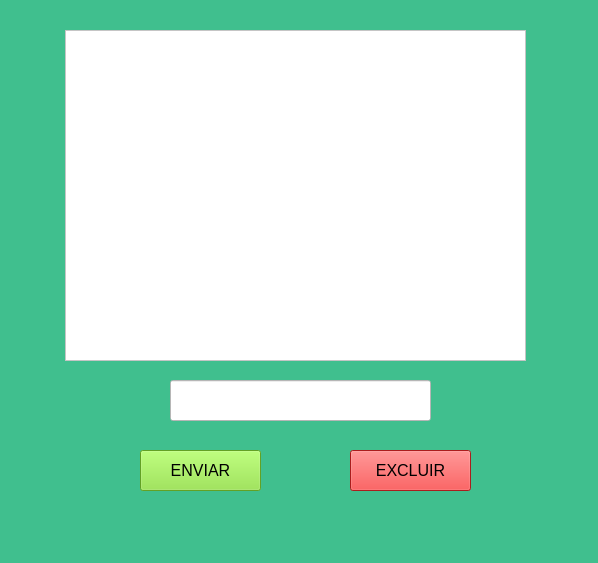
<?xml version="1.0" encoding="UTF-8"?>
<ui version="4.0">
 <class>MainWindow</class>
 <widget class="QMainWindow" name="MainWindow">
  <property name="geometry">
   <rect>
    <x>0</x>
    <y>0</y>
    <width>598</width>
    <height>563</height>
   </rect>
  </property>
  <property name="windowTitle">
   <string>MainWindow</string>
  </property>
  <property name="styleSheet">
   <string notr="true">background-color: rgb(64, 191, 142);</string>
  </property>
  <widget class="QWidget" name="centralwidget">
   <widget class="QListWidget" name="listWidget">
    <property name="geometry">
     <rect>
      <x>65</x>
      <y>30</y>
      <width>461</width>
      <height>331</height>
     </rect>
    </property>
    <property name="font">
     <font>
      <pointsize>13</pointsize>
     </font>
    </property>
    <property name="styleSheet">
     <string notr="true">background-color: rgb(255, 255, 255);
border-color: rgb(0, 0, 0);</string>
    </property>
   </widget>
   <widget class="QLineEdit" name="lineEdit">
    <property name="geometry">
     <rect>
      <x>170</x>
      <y>380</y>
      <width>261</width>
      <height>41</height>
     </rect>
    </property>
    <property name="font">
     <font>
      <pointsize>13</pointsize>
     </font>
    </property>
    <property name="styleSheet">
     <string notr="true">background-color: rgb(255, 255, 255);</string>
    </property>
   </widget>
   <widget class="QPushButton" name="pushButton">
    <property name="geometry">
     <rect>
      <x>140</x>
      <y>450</y>
      <width>121</width>
      <height>41</height>
     </rect>
    </property>
    <property name="font">
     <font>
      <pointsize>12</pointsize>
     </font>
    </property>
    <property name="styleSheet">
     <string notr="true">background-color: rgb(138, 226, 52);</string>
    </property>
    <property name="text">
     <string>ENVIAR</string>
    </property>
   </widget>
   <widget class="QPushButton" name="pushButton_2">
    <property name="geometry">
     <rect>
      <x>350</x>
      <y>450</y>
      <width>121</width>
      <height>41</height>
     </rect>
    </property>
    <property name="font">
     <font>
      <pointsize>12</pointsize>
     </font>
    </property>
    <property name="styleSheet">
     <string notr="true">background-color: rgb(239, 41, 41);</string>
    </property>
    <property name="text">
     <string>EXCLUIR</string>
    </property>
   </widget>
  </widget>
  <widget class="QMenuBar" name="menubar">
   <property name="geometry">
    <rect>
     <x>0</x>
     <y>0</y>
     <width>598</width>
     <height>22</height>
    </rect>
   </property>
  </widget>
  <widget class="QStatusBar" name="statusbar"/>
 </widget>
 <resources/>
 <connections/>
</ui>
